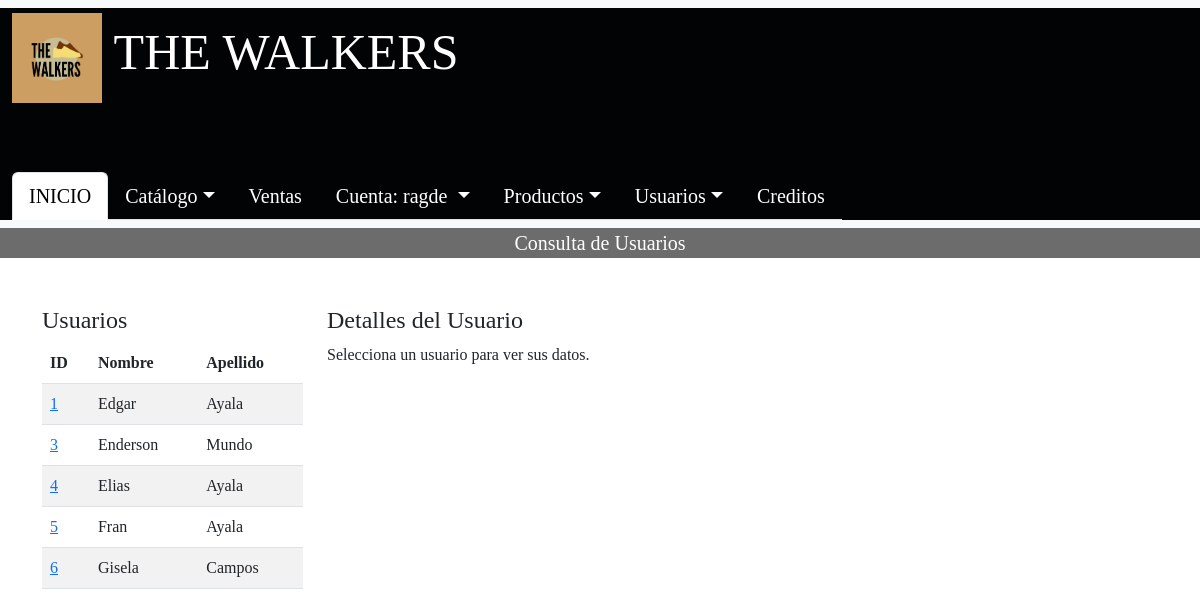
/Administrador/admin/CRUD_USUARIOS/consultar_usuarios.php (signed in), run on an earlier commit of the app's database.
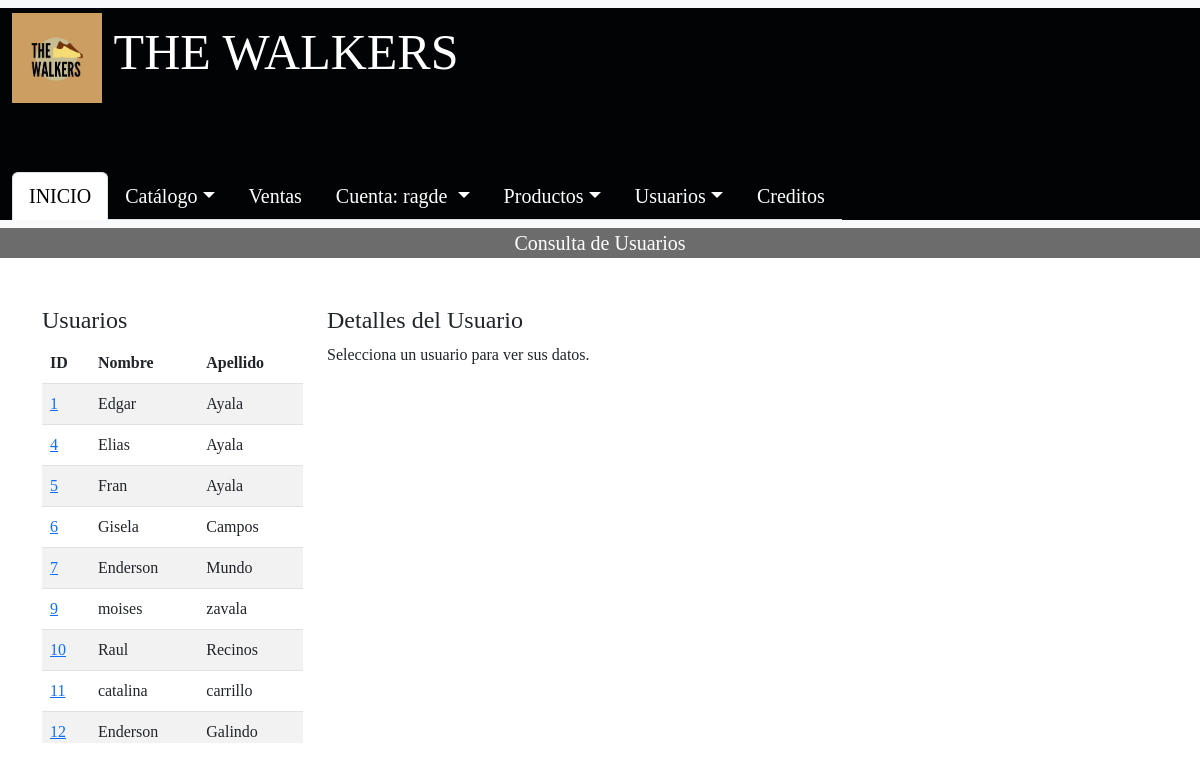
And on a later commit of the database.
### tables this page shows
CREATE TABLE `usuario` (
  `cod_usuario` int(11) NOT NULL,
  `primer_nombre` varchar(50) NOT NULL,
  `primer_apellido` varchar(50) NOT NULL,
  `tipo_usuario` varchar(50) NOT NULL,
  `telefono_usuario` int(8) NOT NULL,
  `correo_usuario` varchar(100) NOT NULL,
  `nick_name` varchar(50) NOT NULL,
  `contraseña` varchar(20) NOT NULL
);

### Administrador/admin/CRUD_USUARIOS/consultar_usuarios.php (the view, shortened to what the changed rows need)
<?php
include '../../conexionBD.php';
$query_usuarios = "SELECT cod_usuario, primer_nombre, primer_apellido, tipo_usuario FROM usuario LIMIT 20";
$result_usuarios = $conn->query($query_usuarios);
?>
<!DOCTYPE html>
<html lang="es">
<head>
    <link href="https://cdn.jsdelivr.net/npm/bootstrap@5.3.0/dist/css/bootstrap.min.css" rel="stylesheet">
</head>
<body style="font-family: 'Franklin Gothic Medium', 'cursive';">
    <div class="container mt-5">
        <div class="row">
            <div class="col-md-3 table-container">
                <div class="user-table">
                    <table class="table table-striped">
                        <thead>
                            <tr>
                                <th>ID</th>
                                <th>Nombre</th>
                                <th>Apellido</th>
                            </tr>
                        </thead>
                        <tbody>
                            <?php while ($row = $result_usuarios->fetch_assoc()) { ?>
                            <tr>
                                <td><a href="?cod_usuario=<?php echo $row['cod_usuario']; ?>"><?php echo $row['cod_usuario']; ?></a></td>
                                <td><?php echo $row['primer_nombre']; ?></td>
                                <td><?php echo $row['primer_apellido']; ?></td>
                            </tr>
                            <?php } ?>
                        </tbody>
                    </table>
                </div>
            </div>
        </div>
    </div>
    <br><br><br>
</body>
</html>

What changed in the data, as far as the page shows it:
removed usuario: cod_usuario "3", primer_nombre "Enderson", primer_apellido "Mundo"
added usuario: cod_usuario "7", primer_nombre "Enderson", primer_apellido "Mundo"
added usuario: cod_usuario "9", primer_nombre "moises", primer_apellido "zavala"
added usuario: cod_usuario "10", primer_nombre "Raul", primer_apellido "Recinos"
added usuario: cod_usuario "11", primer_nombre "catalina", primer_apellido "carrillo"
added usuario: cod_usuario "12", primer_nombre "Enderson", primer_apellido "Galindo"
